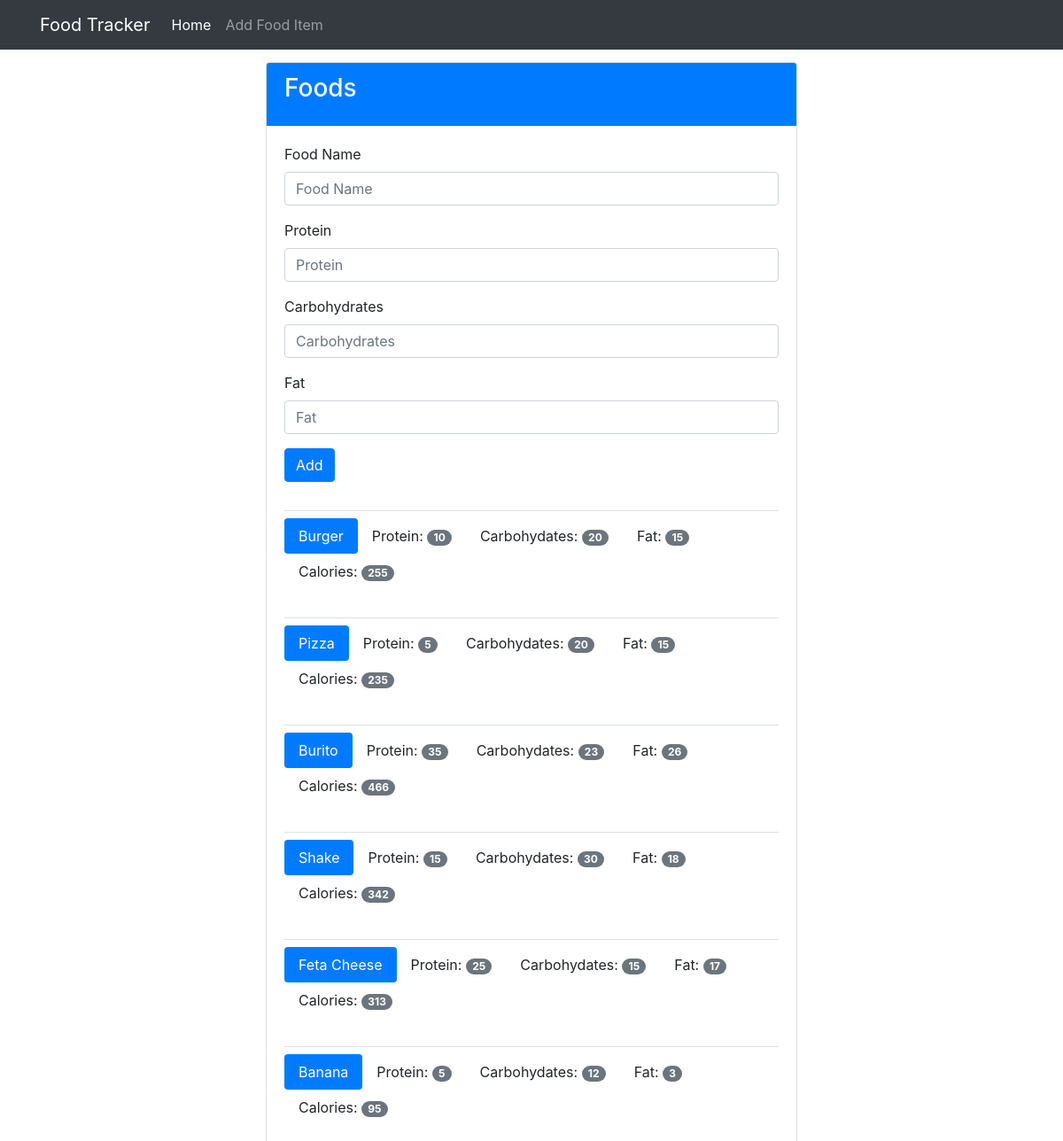
Before: /food with the older database file.
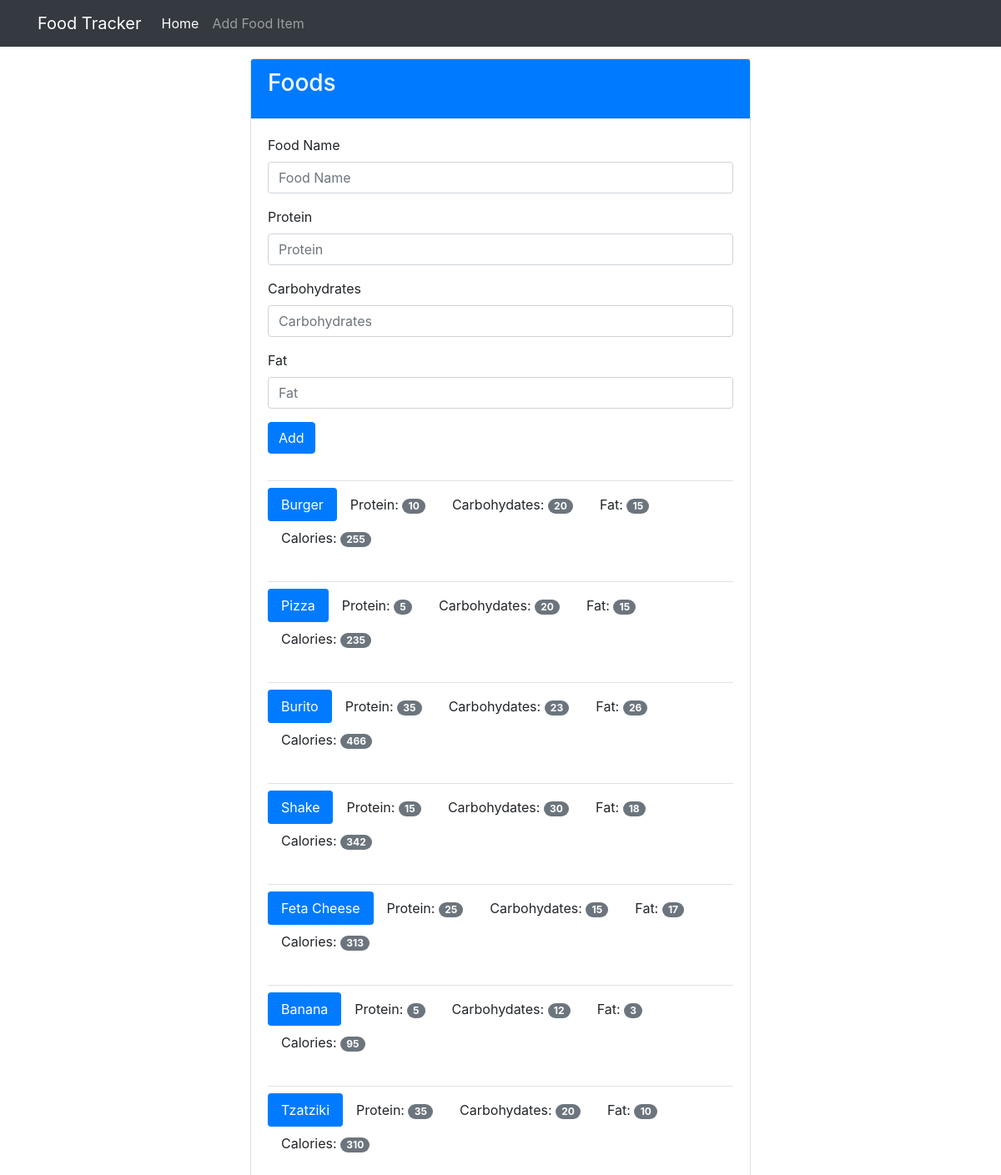
After: the same page with the newer database file.
### tables this page shows
CREATE TABLE food (
	id integer primary key autoincrement,
	name text not null,
	protein integer not null,
	carbohydrates integer not null,
	fat integer not null,
	calories integer not null
);

### app.py (the view, shortened to what this page needs)
@app.route('/food', methods = ['GET', 'POST'])
def food():
	db = get_db()
	query = 'select name, protein, carbohydrates, fat, calories from food'
	cur = db.execute(query)
	foods = cur.fetchall()
	return render_template('add_food.html', foods=foods)

### database.py (called while the page is built)
def connect_db():
	sql = sqlite3.connect('food_tracker.db')
	sql.row_factory = sqlite3.Row
	return sql

def get_db():
	if not hasattr(g, 'sqlite_db'):
		g.sqlite_db = connect_db()
	return g.sqlite_db

### templates/add_food.html (shortened to what this page needs)
{% extends 'base.html' %}
{% block content %}
    <div class="container col-sm-6 col-sm-offset-3" role="main">
      <div class="row">
        <div>
          <div class="card">
            <div class="card-header text-light bg-primary">
              <h3 class="card-title">Foods</h3>
            </div>
            <div class="card-body">
              <form method="POST" action="{{ url_for('food') }}">
                <div class="form-group">
                  <label for="food-name">Food Name</label>
                  <input type="text" class="form-control" name="food-name" id="food-name" placeholder="Food Name">
                </div>
                <div class="form-group">
                  <label for="protein">Protein</label>
                  <input type="number" class="form-control" name ="protein" id="protein" placeholder="Protein">
                </div>
                <div class="form-group">
                  <label for="carbohydrates">Carbohydrates</label>
                  <input type="number" class="form-control" name="carbohydrates" id="carbohydrates" placeholder="Carbohydrates">
                </div>
                <div class="form-group">
                  <label for="fat">Fat</label>
                  <input type="number" class="form-control" name="fat" id="fat" placeholder="Fat">
                </div>
                <button type="submit" class="btn btn-primary">Add</button>
              </form>
              {% for food in foods %}
              <div class="pb-2 mt-4 mb-2 border-bottom"></div>
              <div>
                <ul class="nav nav-pills" role="tablist">
                  <li class="nav-item"><a class="nav-link active">{{ food.name }}</a></li>
                  <li class="nav-item"><a class="nav-link">Protein: <span class="badge badge-pill badge-secondary">{{ food.protein }}</span></a></li>
                  <li class="nav-item"><a class="nav-link">Carbohydates: <span class="badge badge-pill badge-secondary">{{ food.carbohydrates }}</span></a></li>
                  <li class="nav-item"><a class="nav-link">Fat: <span class="badge badge-pill badge-secondary">{{ food.fat }}</span></a></li>
                  <li class="nav-item"><a class="nav-link">Calories: <span class="badge badge-pill badge-secondary">{{ food.calories }}</span></a></li>
                </ul>
              </div>
              {% endfor %}
            </div>
          </div>
        </div>
      </div>
    </div>
{% endblock %}

### templates/base.html (shortened to what this page needs)
<!doctype html>
<html lang="en">
  <head>
    <link rel="stylesheet" href="https://stackpath.bootstrapcdn.com/bootstrap/4.3.1/css/bootstrap.min.css">
    <link rel="stylesheet" type="text/css" href="{{ url_for('static', filename='theme.css') }}">
  </head>
  <body>
    <nav class="navbar navbar-expand-lg navbar-dark bg-dark fixed-top">
      <div class="container">
        <a class="navbar-brand" href="{{ url_for('index') }}">Food Tracker</a>
        <div class="collapse navbar-collapse" id="navbarSupportedContent">
          <ul class="navbar-nav mr-auto">
            <li class="nav-item active">
              <a class="nav-link" href="{{ url_for('index') }}">Home <span class="sr-only">(current)</span></a>
            </li>
            <li class="nav-item">
              <a class="nav-link" href="{{ url_for('food') }}">Add Food Item</a>
            </li>
          </ul>
        </div>
      </div>
    </nav>
    {% block content %}{% endblock %}
  </body>
</html>

### static/theme.css (style rules this page uses)
body { padding-top: 70px; padding-bottom: 30px; }

Changed rows visible on the page:
added food: name "Tzatziki", protein "35", carbohydrates "20", fat "10", calories "310"
